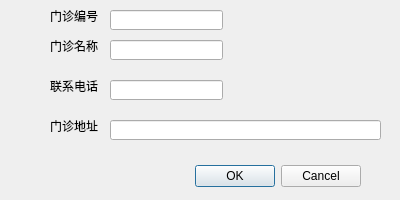
<?xml version="1.0" encoding="UTF-8"?>
<ui version="4.0">
 <class>DepartmentEditDIalog</class>
 <widget class="QDialog" name="DepartmentEditDIalog">
  <property name="geometry">
   <rect>
    <x>0</x>
    <y>0</y>
    <width>400</width>
    <height>200</height>
   </rect>
  </property>
  <property name="windowTitle">
   <string>编辑门诊信息</string>
  </property>
  <widget class="QDialogButtonBox" name="buttonBox">
   <property name="geometry">
    <rect>
     <x>20</x>
     <y>160</y>
     <width>341</width>
     <height>32</height>
    </rect>
   </property>
   <property name="orientation">
    <enum>Qt::Horizontal</enum>
   </property>
   <property name="standardButtons">
    <set>QDialogButtonBox::Cancel|QDialogButtonBox::Ok</set>
   </property>
  </widget>
  <widget class="QLabel" name="label">
   <property name="geometry">
    <rect>
     <x>50</x>
     <y>10</y>
     <width>54</width>
     <height>12</height>
    </rect>
   </property>
   <property name="text">
    <string>门诊编号</string>
   </property>
  </widget>
  <widget class="QLineEdit" name="lineEdit_id">
   <property name="geometry">
    <rect>
     <x>110</x>
     <y>10</y>
     <width>113</width>
     <height>20</height>
    </rect>
   </property>
  </widget>
  <widget class="QLabel" name="label_2">
   <property name="geometry">
    <rect>
     <x>50</x>
     <y>40</y>
     <width>54</width>
     <height>12</height>
    </rect>
   </property>
   <property name="text">
    <string>门诊名称</string>
   </property>
  </widget>
  <widget class="QLineEdit" name="lineEdit_name">
   <property name="geometry">
    <rect>
     <x>110</x>
     <y>40</y>
     <width>113</width>
     <height>20</height>
    </rect>
   </property>
  </widget>
  <widget class="QLabel" name="label_8">
   <property name="geometry">
    <rect>
     <x>50</x>
     <y>120</y>
     <width>54</width>
     <height>12</height>
    </rect>
   </property>
   <property name="text">
    <string>门诊地址</string>
   </property>
  </widget>
  <widget class="QLineEdit" name="lineEdit_tel">
   <property name="geometry">
    <rect>
     <x>110</x>
     <y>80</y>
     <width>113</width>
     <height>20</height>
    </rect>
   </property>
  </widget>
  <widget class="QLabel" name="label_9">
   <property name="geometry">
    <rect>
     <x>50</x>
     <y>80</y>
     <width>54</width>
     <height>12</height>
    </rect>
   </property>
   <property name="text">
    <string>联系电话</string>
   </property>
  </widget>
  <widget class="QLineEdit" name="lineEdit_address">
   <property name="geometry">
    <rect>
     <x>110</x>
     <y>120</y>
     <width>271</width>
     <height>20</height>
    </rect>
   </property>
  </widget>
 </widget>
 <resources/>
 <connections>
  <connection>
   <sender>buttonBox</sender>
   <signal>accepted()</signal>
   <receiver>DepartmentEditDIalog</receiver>
   <slot>accept()</slot>
   <hints>
    <hint type="sourcelabel">
     <x>248</x>
     <y>254</y>
    </hint>
    <hint type="destinationlabel">
     <x>157</x>
     <y>274</y>
    </hint>
   </hints>
  </connection>
  <connection>
   <sender>buttonBox</sender>
   <signal>rejected()</signal>
   <receiver>DepartmentEditDIalog</receiver>
   <slot>reject()</slot>
   <hints>
    <hint type="sourcelabel">
     <x>316</x>
     <y>260</y>
    </hint>
    <hint type="destinationlabel">
     <x>286</x>
     <y>274</y>
    </hint>
   </hints>
  </connection>
 </connections>
</ui>
